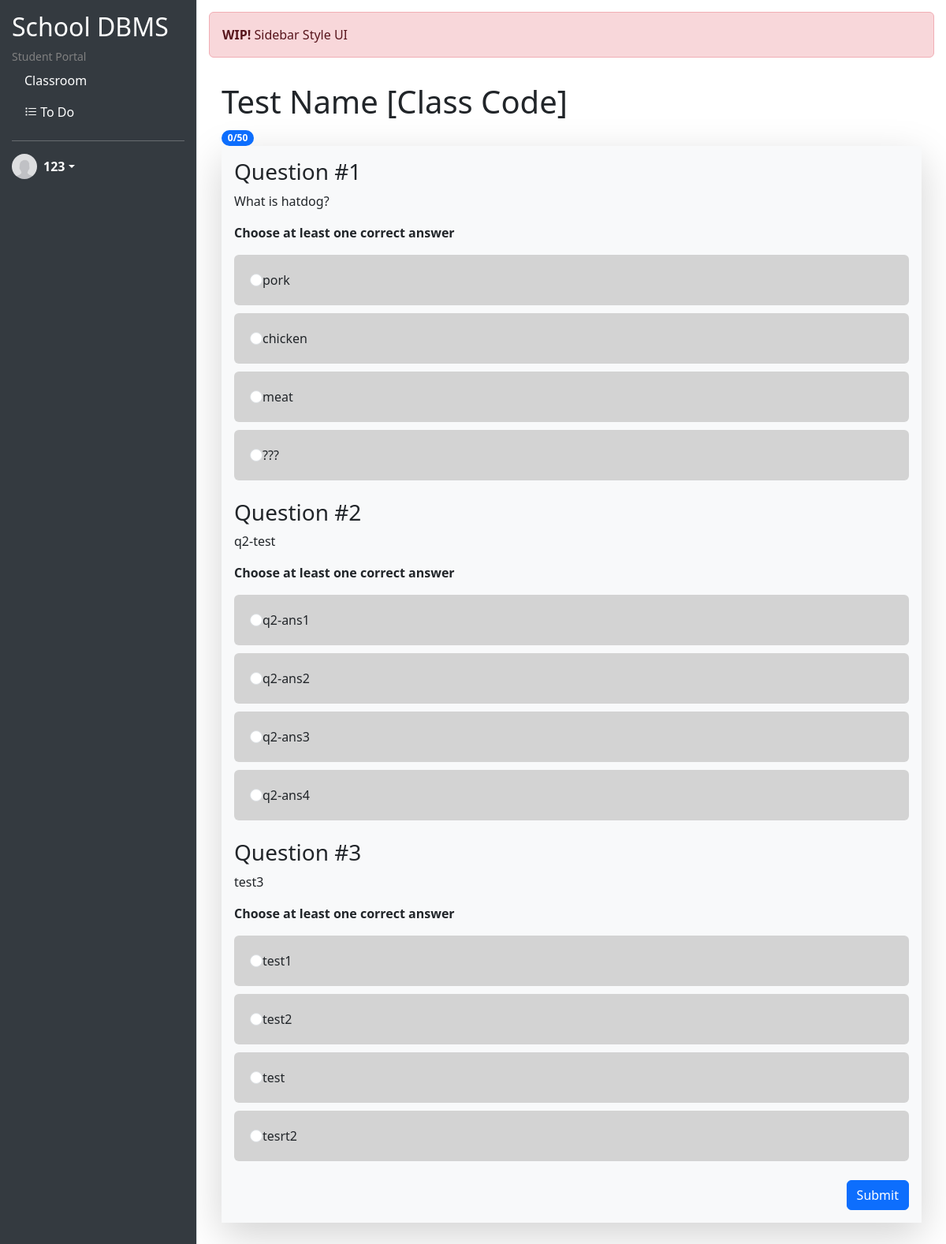
The page /ui-question.php (signed in) on the database its author committed.
### tables this page shows
CREATE TABLE `testquestion` (
  `id` int(11) NOT NULL,
  `question` varchar(255) NOT NULL,
  `answer1` varchar(255) NOT NULL,
  `answer2` varchar(255) NOT NULL,
  `answer3` varchar(255) NOT NULL,
  `answer4` varchar(255) NOT NULL,
  `correct` int(11) NOT NULL
);

### session.php (called while the page is built, shortened)
<?php
   $login_session = $_SESSION['login_user'];
?>

### ui-question.php (the view, shortened to what this page needs)
<?php
include('session.php');
?>
<!doctype html>
<html lang="en" data-bs-theme="auto">
<head>
    <link rel="stylesheet" href="https://cdn.jsdelivr.net/npm/bootstrap-icons@1.11.3/font/bootstrap-icons.min.css">
    <link href="https://cdn.jsdelivr.net/npm/bootstrap@5.3.2/dist/css/bootstrap.min.css" rel="stylesheet"
 />
</head>
<body>
    <div class="wrapper">
        <div class="sidebar">
            <h2>School DBMS</h2>
            <small style="color:grey;">Student Portal</small>
            <ul class="nav flex-column">
                <li class="nav-item">
                    <a class="nav-link active" href="ui-classroom-v2.php">Classroom</a>
                </li>
                <li class="nav-item">
                    <a class="nav-link" href="#"> <i class="bi bi-list-task"></i> To Do</a>
                </li>
            </ul>
            <hr>
            <div class="dropdown">
                <a href="#" class="d-flex align-items-center text-white text-decoration-none dropdown-toggle"
                    data-bs-toggle="dropdown" aria-expanded="false">
                    <img src="img/avatar-placeholder.jpg" alt="" width="32" height="32" class="rounded-circle me-2">
                    <strong><?php echo $login_session; ?></strong>
                </a>
            </div>
        </div>
        <div class="content">
            <div class="alert alert-danger" role="alert">
                <strong>WIP!</strong> Sidebar Style UI
            </div>
            <div class="container-fluid p-3">
                <h1>Test Name [Class Code]</h1>
                <div>
                    <span class="badge rounded-pill text-bg-primary">0/50</span>
                </div>
                <div class="container p-3 bg-light shadow-lg">
                    <?php
                    require_once "config.php";
                    $sql = "SELECT * FROM testquestion";
                    if($result = mysqli_query($link, $sql)){
                        if(mysqli_num_rows($result) > 0){
                            while($row = mysqli_fetch_array($result)) {
                                echo '<div class="mb-4">';
                                echo '<div><h3>Question #' . $row['id'] . '</h3></div>';
                                echo '<div><p>' . $row['question'] . '</p></div>';
                                echo '<b><p>Choose at least one correct answer</p></b>';
                                echo '<div class="answer-container">';
                                for ($i = 1; $i <= 5; $i++) {
                                    if (!empty($row['answer' . $i])) {
                                        echo '<div class="answer-format rounded">';
                                        echo '<input class="form-check-input" type="radio" name="question' . $row['id'] . '" id="q' . $row['id'] . '_option' . $i . '">';
                                        echo '<label class="form-check-label" for="q' . $row['id'] . '_option' . $i . '">' . $row['answer' . $i] . '</label>';
                                        echo '</div>';
                                    }
                                }
                                echo '</div>';
                                echo '</div>';
                            }
                        } else {
                            echo '<div class="alert alert-danger"><em>No records were found.</em></div>';
                        }
                    } else {
                        echo "Oops! Something went wrong. Please try again later.";
                    }
                    ?>
                    <div class="d-flex justify-content-end mt-3 gap-3">
                        <button class="btn btn-primary">Submit</button>
                    </div>
                </div>
            </div>
        </div>
    </div>
</body>
</html>

### ui-question.php (style rules this page uses)
body, html { height: 100%; margin: 0; }
.wrapper { display: flex; height: 100%; }
.sidebar { width: 250px; background-color: #343a40; padding: 15px; border-right: 1px solid #dee2e6; display: flex; flex-direction: column; color: white; }
.content { flex: 1; padding: 15px; overflow-y: auto; }
.nav-link { color: white; }
.answer-format { background-color: #d3d3d3; padding: 20px; }
.answer-container { display: flex; flex-direction: column; gap: 10px; }

### rows shown on the page
testquestion: id "1", question "What is hatdog?", answer1 "pork", answer2 "chicken", answer3 "meat", answer4 "???"
testquestion: id "2", question "q2-test", answer1 "q2-ans1", answer2 "q2-ans2", answer3 "q2-ans3", answer4 "q2-ans4"
testquestion: id "3", question "test3", answer1 "test1", answer2 "test2", answer3 "test", answer4 "tesrt2"

### other values the page prints
$login_session "123"
